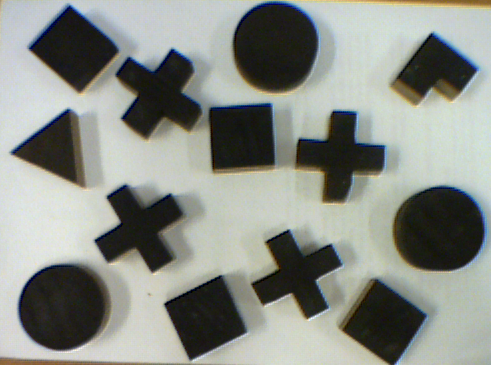
%> input picture lab8/ksztaltyReal.bmp, 491 x 365 px
$ octave lab8_3.m   (GNU Octave 9; MATLAB toolbox functions it lacks are replaced by stand-ins)
%> lines starting %> are read from the running program, lines starting %| are printed output that depends on the picture; in (x1, y1, x2, y2) boxes, pixels count from 0 and x2, y2 are one past the last pixel; in counts of white or black regions, pixels touching at a corner belong together; the program's own positions count from 1
### lab11/obliczWspolczynniki.m
%% Tomasz Kryjak
% Laboratorium Biocybernetyki
% Obliczanie wspolczynnikow ksztaltu - dla obrazu poindeksowanego

% Wejscie
% - obraz - poindeksowany obraz
% Wyjscie
% - wspolczyniki - dla kazdego obiektu  seria wspolczynnikow - kolejne
% kolumny : - Compacntess, Rmin/Rmax/ Blair-Bliss, Haralick, M7


function [ wspolczynniki ] = obliczWspolczynniki( obraz )

    %% Ile obiektow na obrazie ...
    % Zalozenie o dobrej indeksacji
    ileObiektow = max(obraz(:));

    % Wyznacznie parametrow z obiektu
    res = regionprops(obraz,'Area','BoundingBox','Image');

    % Macierz na wspolczynniki
    wspolczynniki = zeros(ileObiektow,5);

    % Kontenery na wspolczynniki
    Compactness = zeros(ileObiektow,1);
    rMinrMax = zeros(ileObiektow,1);
    BlairBliss = zeros(ileObiektow,1);
    Haralick = zeros(ileObiektow,1);
    M7 = zeros(ileObiektow,1);


    for i=1:ileObiektow
        %% Wyznaczanie wspolczynnika compactness
        S = res(i).Area;
        bb = res(i).BoundingBox;

        Compactness(i) = S / ((bb(3)*bb(4)));

        %% Wyznaczanie wspolczynnika rmin / rmax


        obiekt = res(i).Image;
        srodekCiezkosci = regionprops(obiekt,'Centroid');
        srodekCiezkosci=srodekCiezkosci.Centroid;

        kontur = bwperim(obiekt,8);

        ilePikseliNaKonturze = sum(kontur(:));

        odlOdSrodkaCiezkosci = zeros(ilePikseliNaKonturze,1);

        % Licznik po pikseleach konturu (odresowanie tablicy odleglosci)
        liczKontur=1;

        %% Do BB
        sumaOdlegosciOdSrCiezkosci = 0;
        mianownikaHaralicka = 0;
        [X Y] = size(kontur);

        %% Do M7
        m00 = S;
        M02 = 0;
        M20 = 0;
        M11 = 0;

        %% Iteracja po obrazku
        for xx=1:X
            for yy=1:Y

                %% Dotyczy Rmin/Rmax
                if (kontur(xx,yy) == 1 )
                   odlOdSrodkaCiezkosci(liczKontur) =  sqrt( (xx-srodekCiezkosci(1)) ^2 + (yy-srodekCiezkosci(2)) ^2 );
                   % Haralick
                   mianownikaHaralicka = mianownikaHaralicka + odlOdSrodkaCiezkosci(liczKontur)^2;
                   liczKontur = liczKontur +1;
                end


                %% Dotyczy Blaira-Bilissa
                if (obiekt(xx,yy) == 1 )
                    sumaOdlegosciOdSrCiezkosci = sumaOdlegosciOdSrCiezkosci + sqrt( (xx-srodekCiezkosci(1)) ^2 + (yy-srodekCiezkosci(2)) ^2 );

                end

                %% Dotyczy M7

                % M02 M20 i M11
                if (obiekt(xx,yy) == 1 )
                   M02 = M02 + (yy - srodekCiezkosci(2))^2;
                   M20 = M20 + (xx - srodekCiezkosci(1))^2;
                   M11 = M11 + (xx - srodekCiezkosci(1))*(yy - srodekCiezkosci(2));

                end


            end
        end

        Rmin = min(odlOdSrodkaCiezkosci);
        Rmax = max(odlOdSrodkaCiezkosci);

        rMinrMax(i) = sqrt(Rmin/Rmax);

        %% Blair - Bliss

        BlairBliss(i) = S / sqrt(2*pi*sumaOdlegosciOdSrCiezkosci);

        %% Haralick

        % Licznik
        licznikH = sum(odlOdSrodkaCiezkosci)^2;
        % Mianownik
        mianownikH = ilePikseliNaKonturze * mianownikaHaralicka -1;

        Haralick(i) = sqrt(licznikH/mianownikH);

        %% M7
        % Normalizacja
        N02 = M02 / m00^2;
        N20 = M20 / m00^2;
        N11 = M11 / m00^2;

        M7(i) = N20*N02 - N11^2;

        % Przypisanie wspolczynnikow...
        wspolczynniki(i,1) = Compactness(i);
        wspolczynniki(i,2) = rMinrMax(i);
        wspolczynniki(i,3) = BlairBliss(i);
        wspolczynniki(i,4) = Haralick(i);
        wspolczynniki(i,5) = M7(i);

    end


end

### lab8/lab8_3.m
% Indeksacja rzeczywistego obrazu
% II. Rozpoznawanie obiektow za pomoca wspolczynnikow ksztaltu
% 2. Wspolczynniki ksztaltu
% 6.
clear all; close all;
image = imread('ksztaltyReal.bmp');
%> image is the input picture: size 365x491x3 uint8; mean R, G, B 137.6, 141.5, 134.6
[XX, YY, ZZ] = size(image);
%> XX = 365; YY = 491; ZZ = 3

figure(1)
subplot(1, 3, 1)
imshow(image, [])
title('Oryginal')
% image_bin = im2bw(image);
image_bin = zeros(XX, YY);

trigger = 50;

for i=1:XX
    for j=1:YY
        if image(i,j,1) < trigger && image(i,j,2) < trigger && image(i,j,3) < trigger
            image_bin(i,j) = 1;
        else
            image_bin(i,j) = 0;
        end
    end
end
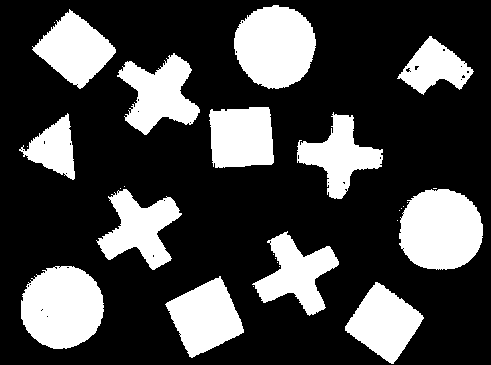
%> image_bin: size 365x491 double; values 0 (black) and 1 (white), 27.1% white; 28 white regions (15 under 20 px)

% Wyostrzenie krawedzi
M = [1 2 1; 2 4 2; 1 2 1]; % macierz do wyostrzenia krawedzi
M = M/sum(sum(M)); % normalizacja
image_bin = conv2(image_bin, M, 'same');

subplot(1, 3, 2)
imshow(image_bin, [])
title('Binaryzaja')

filtered = uint8(bwlabel(image_bin,8));
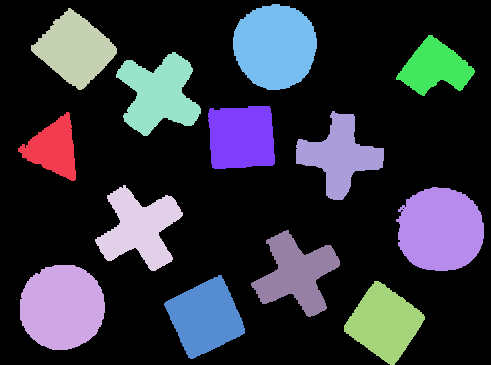
%> filtered: size 365x491 uint8; 14 distinct labels, from 0 to 13; one colour per label, 0 black
r = regionprops(filtered,'Centroid');
%> r = 13 regions; first 5, Centroid: [54.1 149.1], [62.7 307.8], [75.5 50], [140.2 228.9], [159.5 94.7]
for i=1:length(r)
    text(r(i).Centroid(1),r(i).Centroid(2),['\color{magenta}',num2str(i)]);
end
%> this loop made 13 passes

wsp = obliczWspolczynniki(filtered);
%> in obliczWspolczynniki, `ileObiektow = max(obraz(:));`: ileObiektow = 13
%> in obliczWspolczynniki, `res = regionprops(obraz,'Area','BoundingBox','Image');`: res = 13 regions; largest, box (x1, y1, x2, y2) and Area: (396, 187, 484, 271) 5862, (20, 265, 105, 350) 5778, (233, 4, 317, 90) 5620, (116, 52, 201, 136) 4210, (164, 275, 245, 359) 4107
%> the loop in obliczWspolczynniki, `for i=1:ileObiektow` made 13 passes
%> (S, bb, srodekCiezkosci, ilePikseliNaKonturze, X, Y, m00, Rmin) on passes 1 to 10: (2186, [18.5 112.5 58 69], [36.08 37.1], 260, 69, 58, 2186, 18.16), (5778, [20.5 265.5 85 85], [42.7 42.75], 340, 85, 85, 5778, 39.28), (3911, [31.5 8.5 86 82], [44.45 42.01], 334, 82, 86, 3911, 24.87), (4004, [95.5 185.5 88 86], [45.18 43.92], 450, 86, 88, 4004, 17.92), (4210, [116.5 52.5 85 84], [43.5 42.67], 428, 84, 85, 4210, 20.68), (4107, [164.5 275.5 81 84], [41.9 42.89], 326, 84, 81, 4107, 29.8), (3795, [208.5 106.5 67 63], [34.05 31.98], 262, 63, 67, 3795, 27.62), (5620, [233.5 4.5 84 86], [42.7 43.03], 336, 86, 84, 5620, 39.09), (3890, [251.5 230.5 89 87], [46.05 44.5], 434, 87, 89, 3890, 17.57), (3668, [296.5 111.5 88 89], [44.07 45.3], 364, 89, 88, 3668, 17.61)
%> pass 1, in obliczWspolczynniki, `kontur = bwperim(obiekt,8);`:
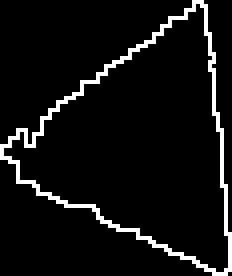
%> kontur: size 69x58 logical (shown 4 times larger); 6.5% white in thin lines or dots
%> pass 2, in obliczWspolczynniki, `obiekt = res(i).Image;`:
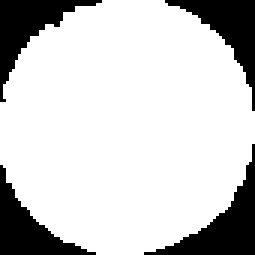
%> obiekt: size 85x85 logical (shown 3 times larger); 80% white; 4 black regions, box (x1, y1, x2, y2) and area: (48, 48, 85, 85) 404, (0, 0, 34, 34) 358, (55, 0, 85, 37) 346, (0, 55, 32, 85) 339
%> pass 2, in obliczWspolczynniki, `kontur = bwperim(obiekt,8);`:
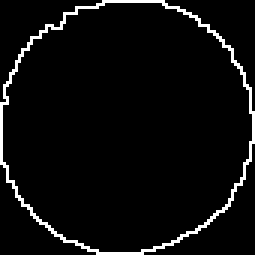
%> kontur: size 85x85 logical (shown 3 times larger); 4.7% white in thin lines or dots
%> after the loop in obliczWspolczynniki, `for i=1:ileObiektow`: BlairBliss = [4.31; 5.67; 5.08; 4.91; 5.04; 5.16; 5.05; 5.63; 4.87; 4.81; 5.09; 4.35; 5.68]; Compactness = [0.546; 0.8; 0.555; 0.529; 0.59; 0.604; 0.899; 0.778; 0.502; 0.468; 0.573; 0.544; 0.793]; Haralick = [0.98; 1; 0.992; 0.971; 0.977; 0.994; 0.992; 1; 0.97; 0.971; 0.994; 0.96; 0.999]; M7 = [0.00887; 0.00634; 0.0071; 0.0105; 0.00925; 0.00692; 0.00712; 0.00636; 0.0106; 0.0104; 0.00696; 0.0108; 0.00644]; odlOdSrodkaCiezkosci = 369 values, max 46.08 at index 115, min 38.18 at index 347, mean 42.61; rMinrMax = [0.687; 0.947; 0.751; 0.615; 0.66; 0.814; 0.787; 0.942; 0.612; 0.622; 0.787; 0.484; 0.91]; wspolczynniki = 13 rows, first 8: [0.546 0.687 4.31 0.98 0.00887; 0.8 0.947 5.67 1 0.00634; 0.555 0.751 5.08 0.992 0.0071; 0.529 0.615 4.91 0.971 0.0105; 0.59 0.66 5.04 0.977 0.00925; 0.604 0.814 5.16 0.994 0.00692; 0.899 0.787 5.05 0.992 0.00712; 0.778 0.942 5.63 1 0.00636]
%> wsp has the same summary as wspolczynniki in obliczWspolczynniki
for i = 1:XX
   for j = 1:YY
        piksel = filtered(i,j);
        if piksel ~= 0 && ~(wsp(piksel,2) > 0.61 && wsp(piksel,2) < 0.66)
            filtered(i,j) = 0;
        end
   end
end
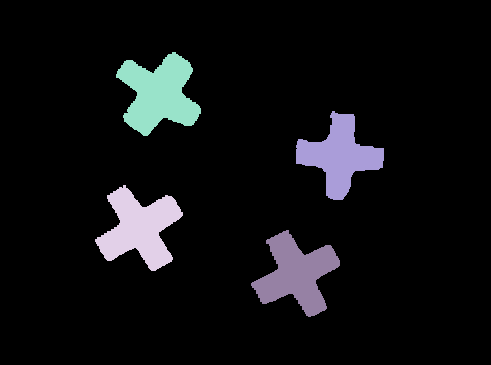
%> filtered: size 365x491 uint8; 5 distinct labels, from 0 to 10; one colour per label, 0 black

subplot(1, 3, 3)
imshow(filtered, [])
title('Krzyze - Rmin/Rmax')
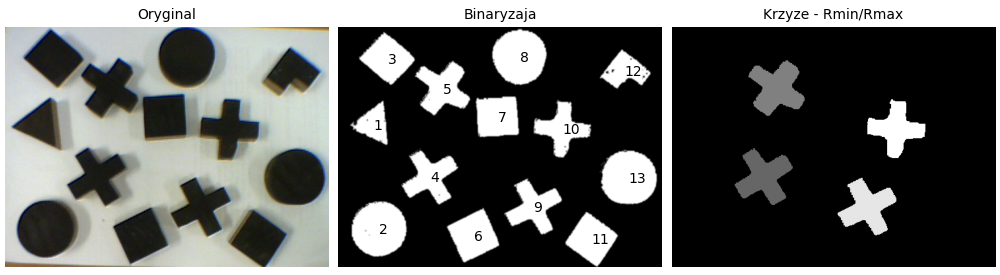
%> figure redrawn from the program's plot data, 3 panels
